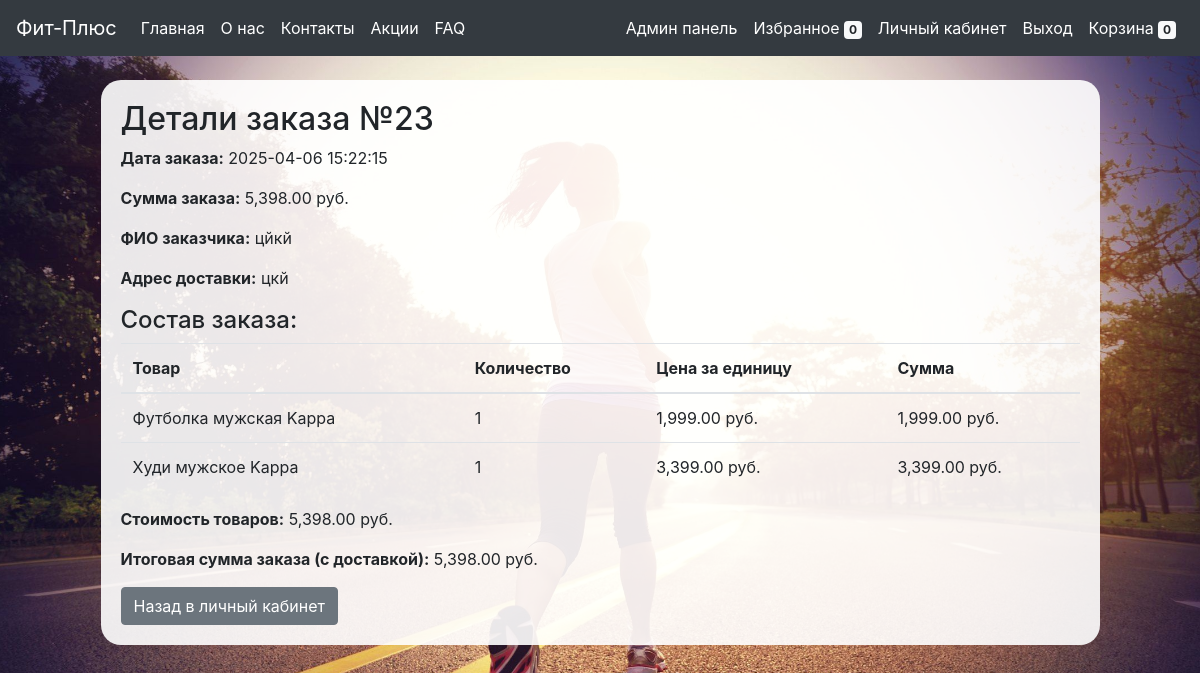
/order_details.php?id=23 (signed in), run on the app's committed database.
### tables this page shows
CREATE TABLE `orders` (
  `id` int(11) NOT NULL,
  `user_id` int(11) NOT NULL,
  `full_name` varchar(100) NOT NULL,
  `address` text NOT NULL,
  `payment_method` enum('cash','card') NOT NULL,
  `total` decimal(10,2) NOT NULL,
  `created_at` timestamp NULL DEFAULT CURRENT_TIMESTAMP
);

CREATE TABLE `order_items` (
  `id` int(11) NOT NULL,
  `order_id` int(11) NOT NULL,
  `product_id` int(11) NOT NULL,
  `quantity` int(11) NOT NULL,
  `price` decimal(10,2) NOT NULL
);

CREATE TABLE `products` (
  `id` int(11) NOT NULL,
  `name` varchar(255) NOT NULL,
  `description` text,
  `color` varchar(255) DEFAULT NULL,
  `material` varchar(255) DEFAULT NULL,
  `country` varchar(50) DEFAULT NULL,
  `size` varchar(30) DEFAULT NULL,
  `price` decimal(10,2) NOT NULL,
  `category_id` int(11) NOT NULL,
  `subcategory_id` int(11) NOT NULL,
  `created_at` timestamp NULL DEFAULT CURRENT_TIMESTAMP,
  `status` enum('active','archived') NOT NULL DEFAULT 'active',
  `stock` int(11) NOT NULL DEFAULT '0',
  `discount` decimal(5,2) NOT NULL DEFAULT '0.00'
);

### order_details.php (the view, shortened to what this page needs)
<?php
require 'config.php';
$order_id = intval($_GET['id']);
$stmt = $pdo->prepare("SELECT * FROM orders WHERE id = :id AND user_id = :user_id");
$stmt->execute([':id' => $order_id, ':user_id' => $_SESSION['user']['id']]);
$order = $stmt->fetch(PDO::FETCH_ASSOC);
$stmt = $pdo->prepare("SELECT oi.*, p.name FROM order_items oi JOIN products p ON oi.product_id = p.id WHERE oi.order_id = :order_id");
$stmt->execute([':order_id' => $order_id]);
$order_items = $stmt->fetchAll(PDO::FETCH_ASSOC);
?>
<?php include 'header.php'; ?>
<div class="container mt-4">
    <div class="legla">
    <h2>Детали заказа №<?= $order['id'] ?></h2>
    <p><strong>Дата заказа:</strong> <?= $order['created_at'] ?></p>
    <p><strong>Сумма заказа:</strong> <?= number_format($order['total'], 2) ?> руб.</p>
    <p><strong>ФИО заказчика:</strong> <?= htmlspecialchars($order['full_name']) ?></p>
    <p><strong>Адрес доставки:</strong> <?= nl2br(htmlspecialchars($order['address'])) ?></p>
    <h4>Состав заказа:</h4>
    <table class="table">
        <thead>
            <tr>
                <th>Товар</th>
                <th>Количество</th>
                <th>Цена за единицу</th>
                <th>Сумма</th>
            </tr>
        </thead>
        <tbody>
            <?php
            $items_total = 0;
            foreach ($order_items as $item):
                $sum = $item['price'] * $item['quantity'];
                $items_total += $sum;
            ?>
                <tr>
                    <td><?= htmlspecialchars($item['name']) ?></td>
                    <td><?= $item['quantity'] ?></td>
                    <td><?= number_format($item['price'], 2) ?> руб.</td>
                    <td><?= number_format($sum, 2) ?> руб.</td>
                </tr>
            <?php endforeach; ?>
        </tbody>
    </table>
    <p><strong>Стоимость товаров:</strong> <?= number_format($items_total, 2) ?> руб.</p>
    <p><strong>Итоговая сумма заказа (с доставкой):</strong> <?= number_format($order['total'], 2) ?> руб.</p>
    <a href="account.php" class="btn btn-secondary">Назад в личный кабинет</a>
</div>
</div>

### header.css (style rules this page uses)
body { background: url("../icons/background.jpg") no-repeat center center fixed; background-size: cover; margin-bottom: 60px; padding-top: 56px; }
.legla { background-color: rgba(255, 255, 255, 0.9); border-radius: 20px; padding: 20px; margin: 20px auto; width: 90%; max-width: 1100px; box-sizing: border-box; display: block; position: relative; }

### data on the page
orders: id "23", created_at "2025-04-06 15:22:15", total "5,398.00", full_name "цйкй", address "цкй"
order_items: product.name "Футболка мужская Kappa", quantity "1", price "1,999.00", sum "1,999.00"
order_items: product.name "Худи мужское Kappa", quantity "1", price "3,399.00", sum "3,399.00"

### other printed values
$favCount "0"
array_sum($_SESSION['cart']) "0"
$items_total "5,398.00"
